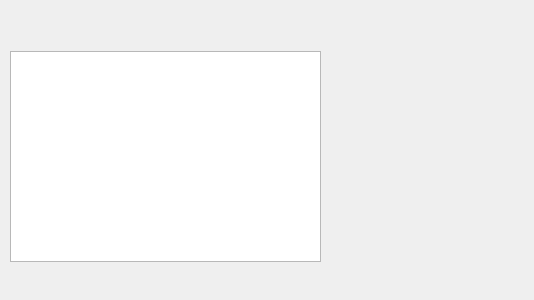
<?xml version="1.0" encoding="UTF-8"?>
<ui version="4.0">
 <class>ShowDepartmentDutiesDialog</class>
 <widget class="QDialog" name="ShowDepartmentDutiesDialog">
  <property name="geometry">
   <rect>
    <x>0</x>
    <y>0</y>
    <width>534</width>
    <height>300</height>
   </rect>
  </property>
  <property name="windowTitle">
   <string>查看可挂号</string>
  </property>
  <widget class="QTableView" name="dataTable">
   <property name="geometry">
    <rect>
     <x>10</x>
     <y>51</y>
     <width>311</width>
     <height>211</height>
    </rect>
   </property>
  </widget>
 </widget>
 <resources/>
 <connections/>
</ui>
